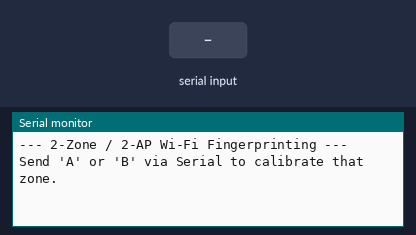
The program below on a simulated ESP32. Shown: the last lines printed to the serial monitor. The test bench sets the inputs (shaded band). A WiFi scan finds three made-up networks.

Above: at 1.3 s.
1.4 s: "A" received over Serial
At 4.8 s:
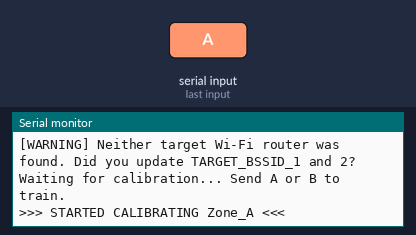
6.4 s: "B" received over Serial
At 8.1 s:
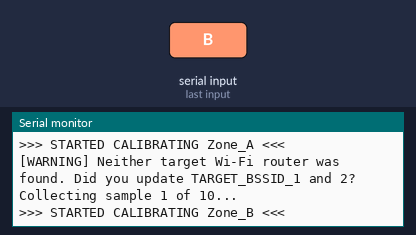
Timing chart, 0 to 9.6 s (numbered marks = the images above; inputs shaded):
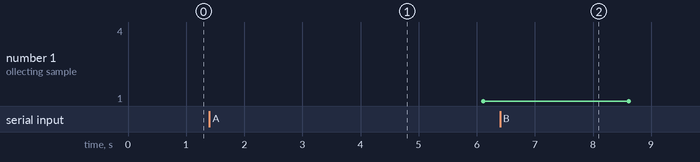

The program:

main.cpp
```cpp
#include <Arduino.h>
#include <WiFi.h>

// ⚠️ IMPORTANT: You MUST change these to the actual MAC addresses of your routers!
const String TARGET_BSSID_1 = "aa:bb:cc:dd:ee:01";
const String TARGET_BSSID_2 = "aa:bb:cc:dd:ee:02";

// Changed to strictly 2 Zones
const char *zoneNames[2] = { "Zone_A", "Zone_B" };

// 2x2 Matrix (2 Zones, 2 Access Points)
float zoneCentroids[2][2] = {
    { -100.0, -100.0 },
    { -100.0, -100.0 }
};

bool isTraining = false;
int currentTrainingZone = 0;

const int SAMPLES_NEEDED = 10;
int currentSamples = 0;
float temporarySum[2] = { 0.0, 0.0 };

// --- Functions ---

int predictZone(float currentFeatures[2]) {
    int bestZone = 0;
    float minDistance = 999999.0;

    // Loop changed to strictly 2 zones
    for (int z = 0; z < 2; z++) {
        // Skip if this zone hasn't been calibrated yet
        if (zoneCentroids[z][0] == -100.0) continue;

        float distance = 0;
        for (int i = 0; i < 2; i++) {
            distance += pow(currentFeatures[i] - zoneCentroids[z][i], 2);
        }
        distance = sqrt(distance);

        if (distance < minDistance) {
            minDistance = distance;
            bestZone = z;
        }
    }
    return bestZone;
}

void setup() {
    Serial.begin(115200);
    WiFi.mode(WIFI_STA);
    WiFi.disconnect();
    delay(100);

    Serial.println("\n--- 2-Zone / 2-AP Wi-Fi Fingerprinting ---");
    Serial.println("Send 'A' or 'B' via Serial to calibrate that zone.");
}

void loop() {
    // 1. Check for User Commands
    if (Serial.available() > 0) {
        char cmd = toupper(Serial.read());

        // Only accept A or B now
        if (cmd == 'A' || cmd == 'B') {
            isTraining = true;
            currentSamples = 0;
            temporarySum[0] = 0; temporarySum[1] = 0;

            if (cmd == 'A') currentTrainingZone = 0;
            else if (cmd == 'B') currentTrainingZone = 1;

            Serial.printf("\n>>> STARTED CALIBRATING %s <<<\n", zoneNames[currentTrainingZone]);
        }
    }

    // 2. Scan Wi-Fi Network
    float features[2] = { -100.0, -100.0 };
    int numNetworks = WiFi.scanNetworks();

    if (numNetworks > 0) {
        for (int i = 0; i < numNetworks; ++i) {
            String currentBSSID = WiFi.BSSIDstr(i);
            int32_t rssi = WiFi.RSSI(i);

            if (currentBSSID.equalsIgnoreCase(TARGET_BSSID_1)) features[0] = (float) rssi;
            else if (currentBSSID.equalsIgnoreCase(TARGET_BSSID_2)) features[1] = (float) rssi;
        }
    }

    // --- NEW SAFETY CHECK ---
    if (features[0] == -100.0 && features[1] == -100.0) {
        Serial.println("[WARNING] Neither target Wi-Fi router was found. Did you update TARGET_BSSID_1 and 2?");
    }

    // 3. Process the Data
    if (isTraining) {
        temporarySum[0] += features[0];
        temporarySum[1] += features[1];
        currentSamples++;

        Serial.printf("Collecting sample %d of %d...\n", currentSamples, SAMPLES_NEEDED);

        if (currentSamples >= SAMPLES_NEEDED) {
            zoneCentroids[currentTrainingZone][0] = temporarySum[0] / SAMPLES_NEEDED;
            zoneCentroids[currentTrainingZone][1] = temporarySum[1] / SAMPLES_NEEDED;

            Serial.printf("\nSUCCESS! %s trained. Fingerprint: [%.1f, %.1f]\n",
                    zoneNames[currentTrainingZone],
                    zoneCentroids[currentTrainingZone][0],
                    zoneCentroids[currentTrainingZone][1]);

            isTraining = false;
        }
        delay(500);
    }
    else {
        // Only predict if at least one zone has been trained
        if (zoneCentroids[0][0] != -100.0 || zoneCentroids[1][0] != -100.0) {
            int predictedIndex = predictZone(features);

            Serial.printf("Current Read: [%.1f, %.1f] --> Location: **%s**\n",
                    features[0], features[1], zoneNames[predictedIndex]);
        }
        else {
            Serial.println("Waiting for calibration... Send A or B to train.");
        }
        delay(2000);
    }
}
```

Measured:
- after the input at 1.4 s, the serial monitor: prints a new line after 2.7 s (image 1)
- after the input at 6.4 s, the serial monitor: prints a new line after 0.21 s (image 2)
